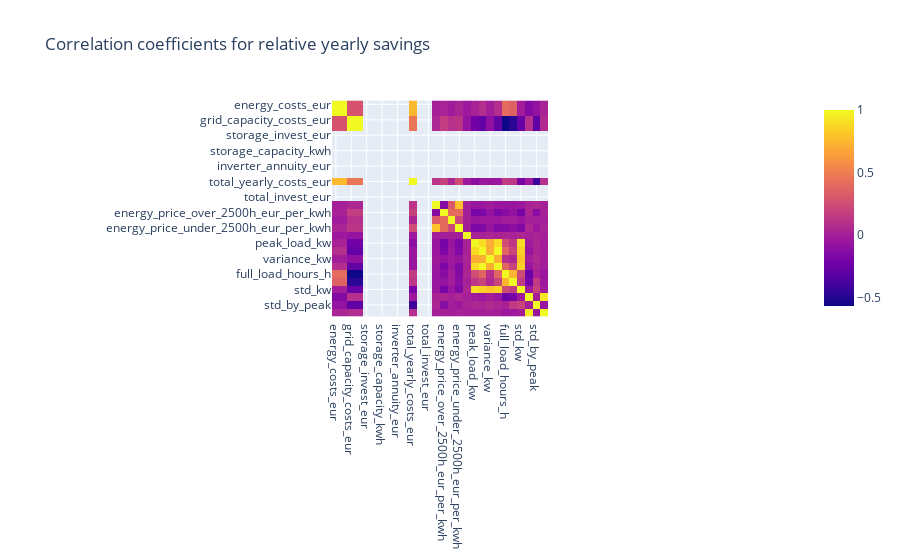

Notebook code cell kept with this figure:
### Code cell
cols_to_drop = [
    "grid_level",
    "zip_code",
    "sector_group_id",
    "sector_group",
    "solar_invest_eur",
    "solar_annuity_eur",
    "solar_capacity_kwp"]
rel_correlations_df = rel_diff_with_master.drop(columns=cols_to_drop).corr()
px.imshow(rel_correlations_df, title="Correlation coefficients for relative yearly savings")

### Figure 1 — Plotly figure (JSON) as saved in the notebook; plotly's stock layout.template omitted (floating-point values rounded to 4 significant figures; data arrays with more than 128 entries replaced by an {"elided": "..."} marker saying what was removed)
{"data": [{"coloraxis": "coloraxis", "hovertemplate": "x: %{x}<br>y: %{y}<br>color: %{z}<extra></extra>", "name": "0", "type": "heatmap", "x": ["energy_costs_eur", "grid_energy_costs_eur", "grid_capacity_costs_eur", "grid_capacity_kw", "storage_invest_eur", "storage_annuity_eur", "storage_capacity_kwh", "inverter_invest_eur", "inverter_annuity_eur", "inverter_capacity_kw", "total_yearly_costs_eur", "total_annuity_eur", "total_invest_eur", "capacity_price_over_2500h_eur_per_kw", "energy_price_over_2500h_eur_per_kwh", "capacity_price_under_2500h_eur_per_kw", "energy_price_under_2500h_eur_per_kwh", "number_of_peak_load", "peak_load_kw", "mean_load_kw", "variance_kw", "total_energy_kwh", "full_load_hours_h", "is_over_2500h", "std_kw", "std_by_mean", "std_by_peak", "peak_by_mean"], "xaxis": "x", "y": ["energy_costs_eur", "grid_energy_costs_eur", "grid_capacity_costs_eur", "grid_capacity_kw", "storage_invest_eur", "storage_annuity_eur", "storage_capacity_kwh", "inverter_invest_eur", "inverter_annuity_eur", "inverter_capacity_kw", "total_yearly_costs_eur", "total_annuity_eur", "total_invest_eur", "capacity_price_over_2500h_eur_per_kw", "energy_price_over_2500h_eur_per_kwh", "capacity_price_under_2500h_eur_per_kw", "energy_price_under_2500h_eur_per_kwh", "number_of_peak_load", "peak_load_kw", "mean_load_kw", "variance_kw", "total_energy_kwh", "full_load_hours_h", "is_over_2500h", "std_kw", "std_by_mean", "std_by_peak", "peak_by_mean"], "yaxis": "y", "z": {"elided": "28x28 float values"}}], "layout": {"coloraxis": {"colorscale": [[0, "#0d0887"], [0.1111, "#46039f"], [0.2222, "#7201a8"], [0.3333, "#9c179e"], [0.4444, "#bd3786"], [0.5556, "#d8576b"], [0.6667, "#ed7953"], [0.7778, "#fb9f3a"], [0.8889, "#fdca26"], [1, "#f0f921"]]}, "title": {"text": "Correlation coefficients for relative yearly savings"}, "xaxis": {"anchor": "y", "constrain": "domain", "domain": [0, 1], "scaleanchor": "y"}, "yaxis": {"anchor": "x", "autorange": "reversed", "constrain": "domain", "domain": [0, 1]}}}
